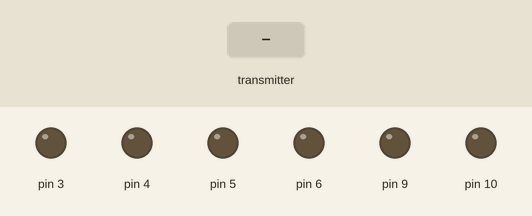
A sketch run on a simulated Arduino Uno, built with avr-gcc and run on an emulated ATmega328P. Shown: output pins drawn as LEDs (lit = HIGH). Inputs (shaded band) come from the test bench. No radio packets arrive unless stated.

Above: at 1.2 s.
1.3 s: the transmitter starts sending message.0 = 256
At 2.5 s:
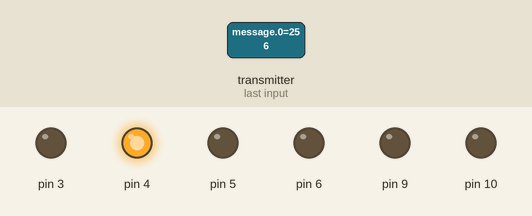
2.8 s: the transmitter starts sending message.1 = 1023
At 3.6 s:
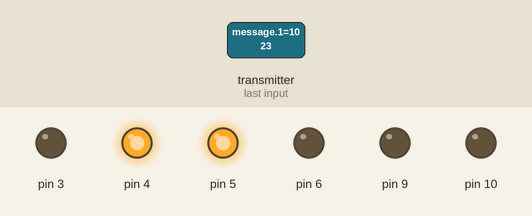
4.3 s: the transmitter starts sending message.2 = 1023
At 4.8 s:
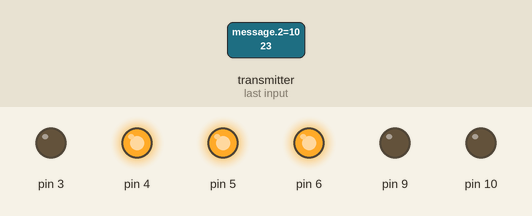
5.8 s: the transmitter starts sending message.3 = 256
At 7.0 s:
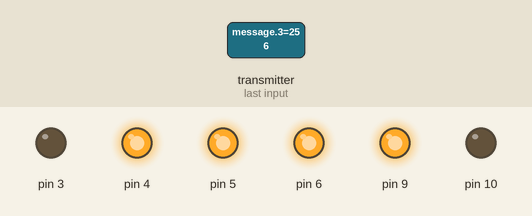
7.3 s: the transmitter starts sending message.4 = 256
At 8.2 s:
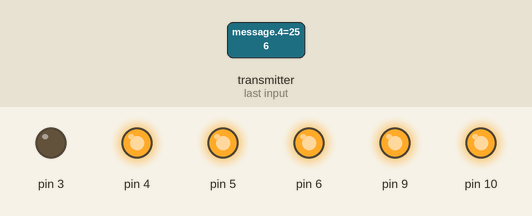
8.8 s: the transmitter starts sending message.0 = 0
At 9.4 s:
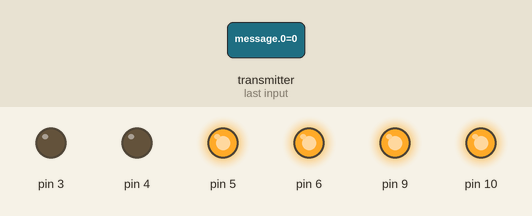
Timing chart, 0 to 11.3 s (numbered marks = the images above; inputs shaded):
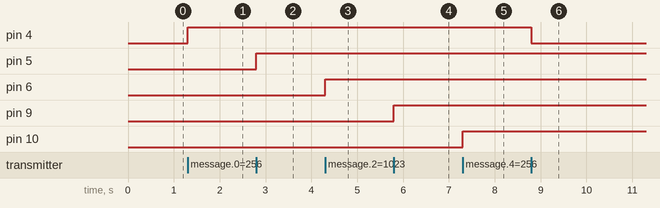

The sketch:

alici_deneme.ino
```cpp
#include <SPI.h>
#include <nRF24L01.h>
#include <printf.h>
#include <RF24.h>
#include <RF24_config.h>

RF24 receiver(7,8); //CE,CSN pinleri secildi
const uint64_t channel = 0x000000000011;  // kanal sifreleme
int message[5];  // alinan degerleri diziye ata

void setup() {
  Serial.begin(9600);  // 9600 baudrate
  receiver.begin();   // radyo baslatma
  receiver.openReadingPipe(1,channel);   //sifreli kanaldan okuma
  receiver.setAutoAck(false);
  receiver.setDataRate(RF24_250KBPS);
  receiver.setPALevel(RF24_PA_HIGH);
  receiver.startListening(); // radyo'yu alici olarak baslat
}

void loop() {
  if (receiver.available())  // radyo musait
  {
    receiver.read(message, sizeof(message));  // gelen degerleri oku
    analogWrite(3, message[0]);  // gelen degerleri pinlere yazdır
    analogWrite(5, message[1]);
    analogWrite(6, message[2]);
    analogWrite(9, message[3]);
    analogWrite(10, message[4]);
    analogWrite(4, message[5]);
  }
}
```

Measured:
- after the input at 1.3 s, pin 4: LOW → HIGH at once
- after the input at 2.8 s, pin 5: LOW → HIGH at once
- after the input at 4.3 s, pin 6: LOW → HIGH at once
- after the input at 5.8 s, pin 9: LOW → HIGH at once
- after the input at 7.3 s, pin 10: LOW → HIGH at once
- after the input at 8.8 s, pin 4: HIGH → LOW at once
